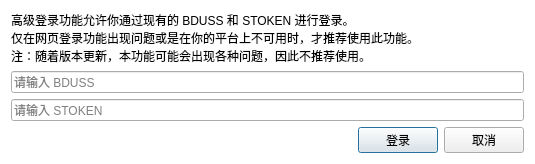
<?xml version="1.0" encoding="UTF-8"?>
<ui version="4.0">
 <class>Dialog</class>
 <widget class="QDialog" name="Dialog">
  <property name="geometry">
   <rect>
    <x>0</x>
    <y>0</y>
    <width>535</width>
    <height>158</height>
   </rect>
  </property>
  <property name="windowTitle">
   <string>高级登录</string>
  </property>
  <property name="styleSheet">
   <string notr="true">QWidget{font-family: &quot;微软雅黑&quot;;}
QDialog{background-color: rgb(255, 255, 255);}
</string>
  </property>
  <layout class="QGridLayout" name="gridLayout">
   <item row="2" column="0" colspan="3">
    <widget class="QLineEdit" name="lineEdit">
     <property name="placeholderText">
      <string>请输入 BDUSS</string>
     </property>
    </widget>
   </item>
   <item row="3" column="0" colspan="3">
    <widget class="QLineEdit" name="lineEdit_2">
     <property name="placeholderText">
      <string>请输入 STOKEN</string>
     </property>
    </widget>
   </item>
   <item row="0" column="0" colspan="3">
    <widget class="QLabel" name="label">
     <property name="text">
      <string>高级登录功能允许你通过现有的 BDUSS 和 STOKEN 进行登录。
仅在网页登录功能出现问题或是在你的平台上不可用时，才推荐使用此功能。
注：随着版本更新，本功能可能会出现各种问题，因此不推荐使用。</string>
     </property>
     <property name="wordWrap">
      <bool>true</bool>
     </property>
    </widget>
   </item>
   <item row="4" column="0">
    <spacer name="horizontalSpacer">
     <property name="orientation">
      <enum>Qt::Horizontal</enum>
     </property>
     <property name="sizeHint" stdset="0">
      <size>
       <width>339</width>
       <height>20</height>
      </size>
     </property>
    </spacer>
   </item>
   <item row="4" column="1">
    <widget class="QPushButton" name="pushButton">
     <property name="text">
      <string>登录</string>
     </property>
    </widget>
   </item>
   <item row="4" column="2">
    <widget class="QPushButton" name="pushButton_2">
     <property name="text">
      <string>取消</string>
     </property>
    </widget>
   </item>
   <item row="1" column="0" colspan="3">
    <spacer name="verticalSpacer">
     <property name="orientation">
      <enum>Qt::Vertical</enum>
     </property>
     <property name="sizeHint" stdset="0">
      <size>
       <width>20</width>
       <height>40</height>
      </size>
     </property>
    </spacer>
   </item>
  </layout>
 </widget>
 <resources/>
 <connections/>
</ui>
